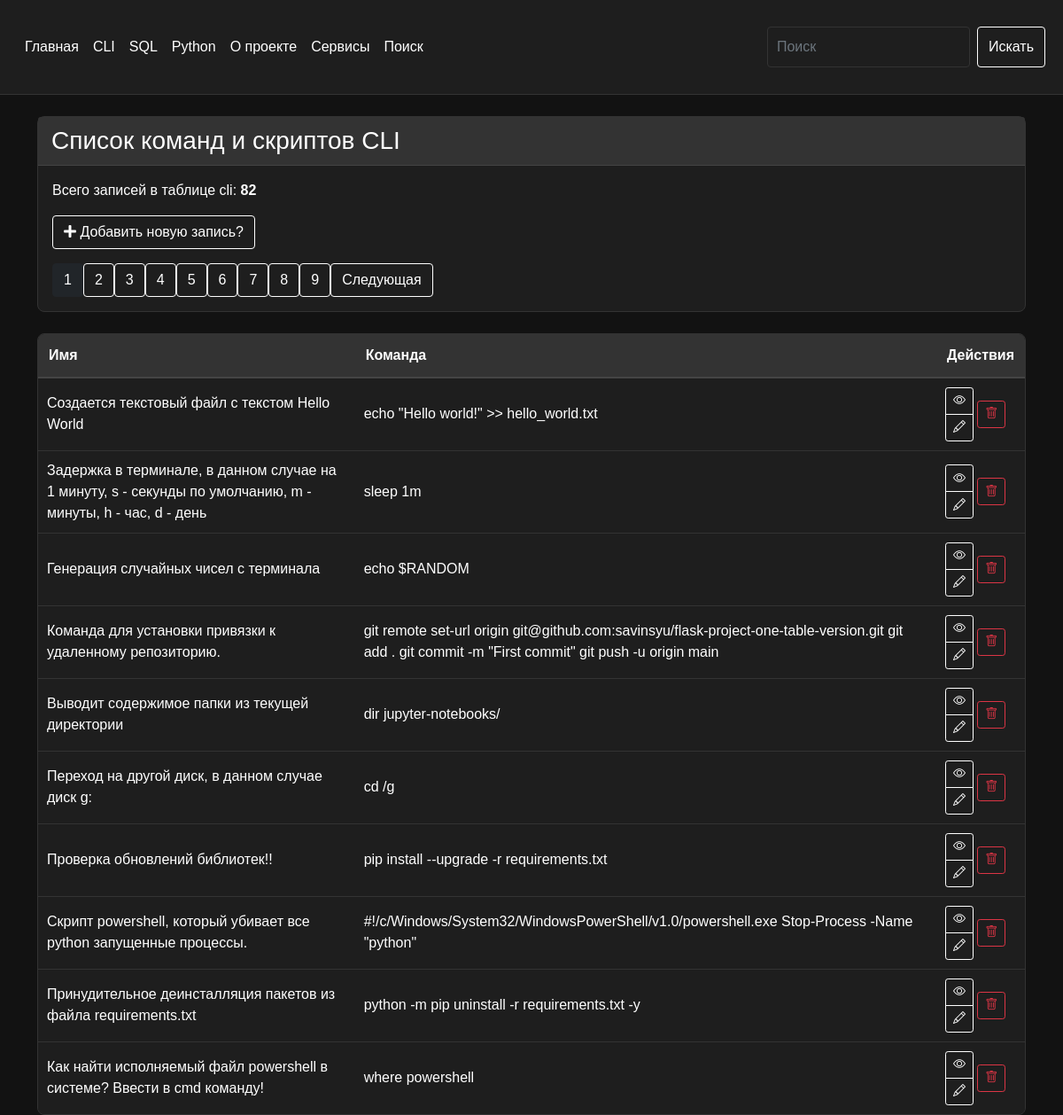
Page /cli on the earlier database version.
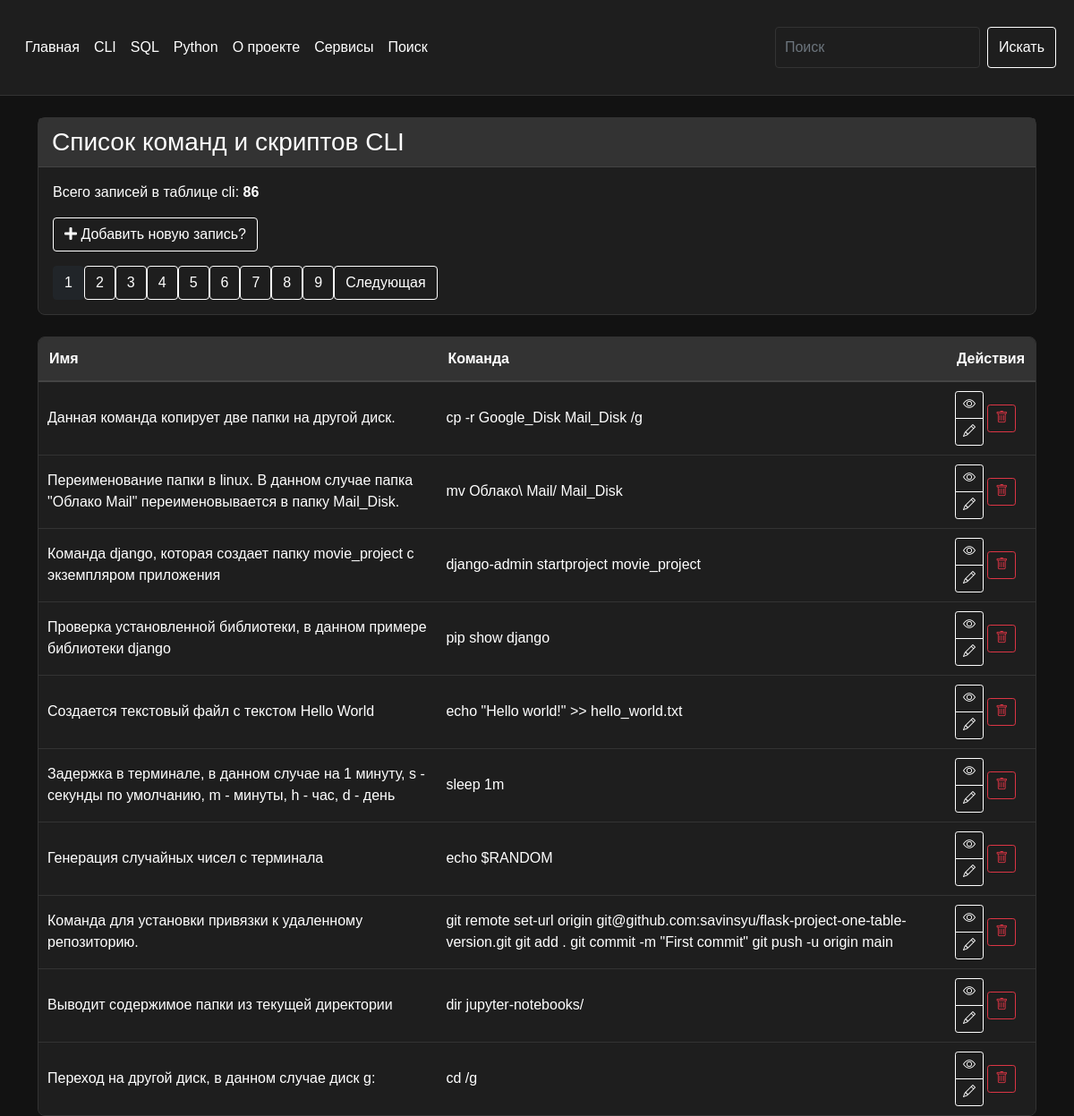
Same page on the later database version.
### tables this page shows
CREATE TABLE "cli" (
  "cli_id" INTEGER PRIMARY KEY AUTOINCREMENT,
  "cli_command" TEXT NOT NULL,
  "cli_name" TEXT NOT NULL,
  "cli_date_add" TIMESTAMP DEFAULT CURRENT_TIMESTAMP,
  "cli_date_edit" TEXT
);

### modules/cli/cli_posts.py (the view)
@bp.route("/cli")
def cli_posts():
    page = request.args.get('page', 1, type=int)
    conn = connect.get_db_connection()
    cur = conn.cursor()
    cli_list_count = int(cur.execute("SELECT COUNT(*) FROM cli").fetchone()[0])
    offset = (page - 1) * PER_PAGE
    cli_list = conn.execute(
        "SELECT * FROM cli ORDER BY 1 DESC LIMIT ? OFFSET ?",
        (PER_PAGE, offset)
    ).fetchall()
    conn.close()
    total_pages = (cli_list_count + PER_PAGE - 1) // PER_PAGE
    return render_template("cli/cli_posts.html",
                           cli_list=cli_list,
                           cli_list_count=cli_list_count,
                           page=page,
                           total_pages=total_pages,
                           )

### modules/connect.py (called while the page is built)
def get_db_connection():
    db_path = os.path.join(BASE_DIR, '../database.db')
    conn = sqlite3.connect(db_path)
    conn.row_factory = sqlite3.Row
    return conn

### templates/cli/cli_posts.html (shortened to what this page needs)
{% extends "base.html" %} {% block title %}Команды CLI{% endblock %} {% block content %}
<div class="container mt-4">
   <div class="card mb-4">
      <div class="card-header h3">Список команд и скриптов CLI</div>
      <div class="card-body">
         <p class="card-text">
            Всего записей в таблице cli: <b>{{ cli_list_count }}</b></p>
         <a href="{{ url_for('add_cli_post.add_cli_post') }}" class="btn btn-outline-dark"><i
            class="fas fa-plus"></i> Добавить новую
            запись?</a>
         <div class="pagination">
            {% for p in range(1, total_pages + 1) %}
            <a href="{{ url_for('cli_posts.cli_posts', page=p) }}"
               class="btn btn-outline-dark {% if p == page %}active{% endif %}">{{ p }}</a>
            {% endfor %}
            {% if page < total_pages %} <a href="{{ url_for('cli_posts.cli_posts', page=page+1) }}"
               class="btn btn-outline-dark">Следующая</a>
               {% endif %}
         </div>
      </div>
   </div>
      <table class="table-custom">
         <thead>
            <tr>
               <th>Имя</th>
               <th>Команда</th>
               <th>Действия</th>
            </tr>
         </thead>
         <tbody>
            {% for cli_list in cli_list %}
            <tr>
               <td>{{ cli_list['cli_name'] }}</td>
               <td>{{ cli_list['cli_command'] }}</td>
               <td>
                  <div class="btn-group-vertical" role="group" aria-label="Действия">
                     <a href="{{ url_for('get_view_cli_post.get_view_cli_post', cli_id=cli_list['cli_id']) }}"
                        class="btn btn-outline-dark btn-sm">
                        <i class="bi bi-eye"></i>
                     </a>
                     <a href="{{ url_for('edit_cli_post.edit_cli_post', cli_id=cli_list['cli_id']) }}"
                        class="btn btn-outline-dark btn-sm">
                        <i class="bi bi-pencil"></i>
                     </a>
                  </div>
                     <form action="{{ url_for('delete_cli_post.delete_cli_post', cli_id=cli_list['cli_id'])}}"
                        method="POST" class="d-inline">
                        <button type="submit" class="btn btn-outline-danger btn-sm"
                           onclick="return confirm('Вы точно уверены что хотите удалить запись?')">
                           <i class="bi bi-trash"></i>
                        </button>
                     </form>
               </td>
            </tr>
            {% endfor %}
         </tbody>
      </table>
</div>
{% endblock %}

### templates/base.html (shortened to what this page needs)
<!doctype html>
<html>
<head>
    <link href="https://cdn.jsdelivr.net/npm/bootstrap@5.0.2/dist/css/bootstrap.min.css" rel="stylesheet"
>
    <link rel="stylesheet" href="https://cdn.jsdelivr.net/npm/bootstrap-icons@1.7.2/font/bootstrap-icons.css">
    <link rel="stylesheet" href="https://cdnjs.cloudflare.com/ajax/libs/font-awesome/5.15.4/css/all.min.css">
    <link href="{{ url_for('static', filename='styles.css') }}" rel="stylesheet">
</head>
<body>
    {% include 'navbar.html' %}
    {% block content %}
    {% endblock %}
</body>
</html>

### templates/navbar.html (shortened to what this page needs)
<nav class="navbar navbar-expand-lg navbar-dark bg-dark">
    <div class="container-fluid">
      <div class="collapse navbar-collapse" id="navbarNav">
        <ul class="navbar-nav">
          <li class="nav-item">
            <a class="nav-link" href="{{ url_for('index.index') }}">Главная</a>
          </li>
          <li class="nav-item">
            <a class="nav-link" href="{{ url_for('cli_posts.cli_posts') }}">CLI</a>
          </li>
          <li class="nav-item">
            <a class="nav-link" href="{{ url_for('sql_list_commands.sql_list_commands') }}">SQL</a>
          </li>
          <li class="nav-item">
            <a class="nav-link" href="{{ url_for('python_list_commands.python_list_commands') }}">Python</a>
          </li>
          <li class="nav-item">
            <a class="nav-link" href="{{ url_for('about.about_list') }}">О проекте</a>
          </li>
          <li class="nav-item">
            <a class="nav-link" href="{{ url_for('services.services') }}">Сервисы</a>
          </li>
          <li class="nav-item">
            <a class="nav-link" href="{{ url_for('search.search') }}">Поиск</a>
          </li>
        </ul>
      </div>
      <form class="d-flex" action="/search" method="post" role="search">
        <input class="form-control me-2" type="text" placeholder="Поиск" aria-label="Search" name="search_term" id="search_term" required>
        <button class="btn btn-outline-light" type="submit">Искать</button>
      </form>
    </div>
  </nav>

### static/styles.css (style rules this page uses)
body { background-color: #121212; color: #ffffff; font-family: 'Arial', sans-serif; margin: 0; padding: 0; }
.card { border: 1px solid #333333; border-radius: 8px; margin-bottom: 20px; background-color: #1e1e1e; }
.card-header { background-color: #333333; color: #ffffff; border-bottom: 1px solid #444444; padding: 10px 15px; }
.btn-outline-dark { border-color: #ffffff; color: #ffffff; transition: background-color 0.3s ease, color 0.3s ease; }
.btn-outline-light { border-color: #ffffff; color: #ffffff; transition: background-color 0.3s ease, color 0.3s ease; }
.form-control { background-color: #1e1e1e; color: #ffffff; border: 1px solid #333333; padding: 10px; border-radius: 4px; transition: border-color 0.3s ease, box-shadow 0.3s ease; }
.navbar { background-color: #1e1e1e !important; border-bottom: 1px solid #333333; padding: 10px 0; }
.navbar-nav .nav-link { color: #ffffff !important; transition: color 0.3s ease; padding: 10px 15px; }
.container-fluid { padding: 20px; }
.table-custom { width: 100%; border-collapse: separate; border-spacing: 0; border: 1px solid #333333; border-radius: 8px; overflow: hidden; background-color: #1e1e1e; }
.table-custom thead th { background-color: #333333; color: #ffffff; border-bottom: 2px solid #444444; padding: 12px; }
.table-custom tbody td { background-color: #1e1e1e; color: #ffffff; border-bottom: 1px solid #333333; padding: 10px; }
.table-custom tbody tr:last-child td { border-bottom: none; }

Differences in the rows shown:
no longer on this page (row unchanged): cli: cli_name "Проверка обновлений библиотек!!", cli_command "pip install --upgrade -r requirements.txt"
no longer on this page (row unchanged): cli: cli_name "Скрипт powershell, который убивает все python запущенные процессы.", cli_command "#!/c/Windows/System32/WindowsPowerShell/v1.0/powershell.exe Stop-Process -Name \"python\""
no longer on this page (row unchanged): cli: cli_name "Принудительное деинсталляция пакетов из файла requirements.txt", cli_command "python -m pip uninstall -r requirements.txt -y"
no longer on this page (row unchanged): cli: cli_name "Как найти исполняемый файл powershell в системе? Ввести в cmd команду!", cli_command "where powershell"
added cli: cli_name "Данная команда копирует две папки на другой диск.", cli_command "cp -r Google_Disk Mail_Disk /g"
added cli: cli_name "Переименование папки в linux. В данном случае папка \"Облако Mail\" переименовывается в папку Mail_Disk.", cli_command "mv Облако\\ Mail/ Mail_Disk"
added cli: cli_name "Команда django, которая создает папку movie_project с экземпляром приложения", cli_command "django-admin startproject movie_project"
added cli: cli_name "Проверка установленной библиотеки, в данном примере библиотеки django", cli_command "pip show django"
Other differences:
{{ cli_list_count }}: "82" → "86"
